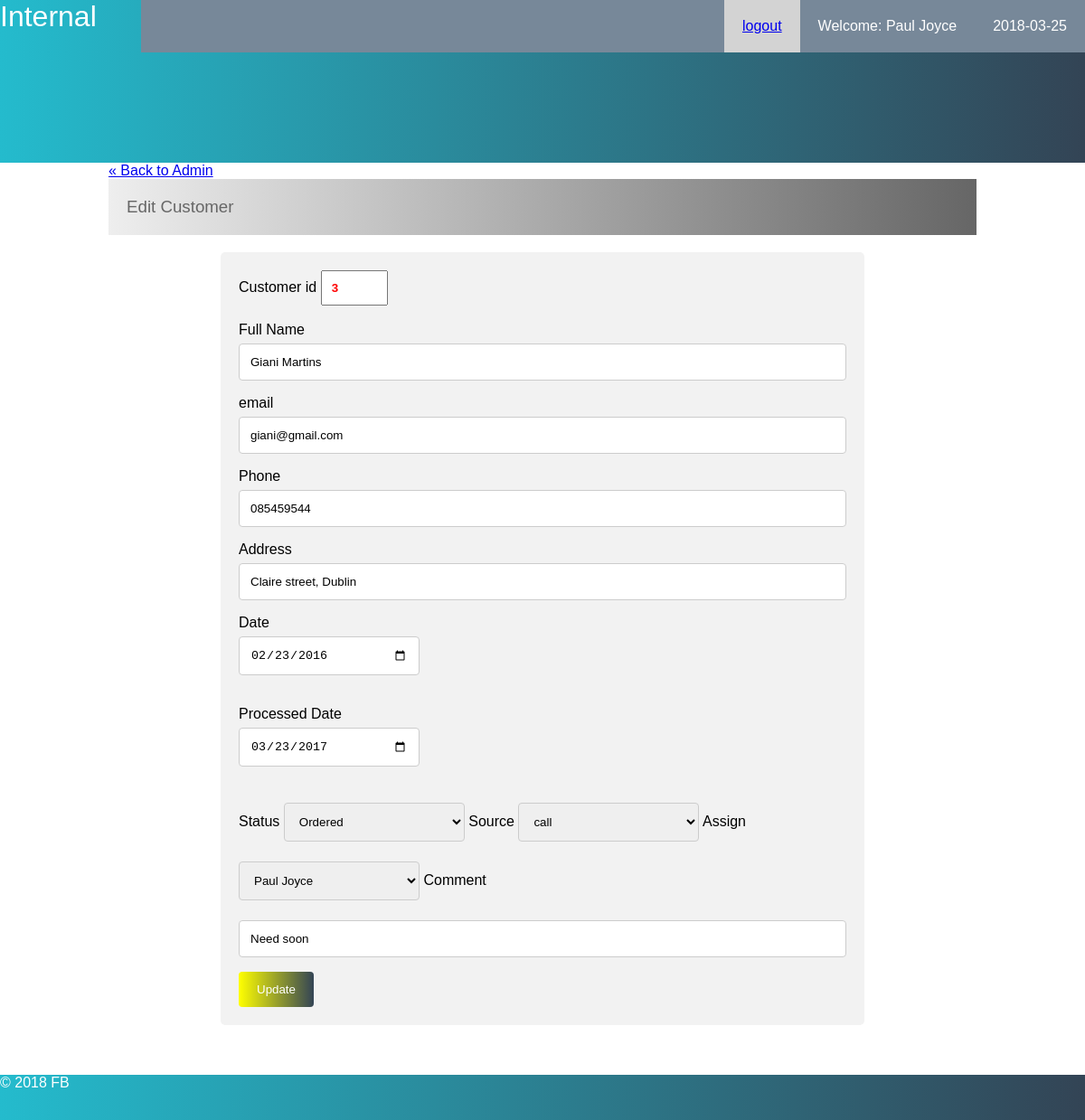
Screenshot of /Fb/public/customers/edit_customer.php?id=3 (signed in) with the database file from the repository.
### tables this page shows
CREATE TABLE `customers` (
  `customer_id` int(11) NOT NULL,
  `full_name` varchar(255) NOT NULL,
  `email` varchar(30) DEFAULT NULL,
  `phone` varchar(30) DEFAULT NULL,
  `address` varchar(255) DEFAULT NULL,
  `contact_date` date DEFAULT NULL,
  `status` tinyint(1) DEFAULT NULL,
  `source` varchar(85) DEFAULT NULL,
  `staff_id` int(11) DEFAULT NULL,
  `comment` varchar(255) DEFAULT NULL,
  `processed_date` date DEFAULT NULL
);

CREATE TABLE `staff` (
  `staff_id` int(6) UNSIGNED NOT NULL,
  `staff_fullname` varchar(30) NOT NULL,
  `staff_Phone` varchar(30) DEFAULT NULL,
  `staff_email` varchar(50) NOT NULL,
  `staff_password` varchar(50) NOT NULL
);

### Fb/private/auth_functions.php (called while the page is built, shortened)
<?php
function admin_logged_in(){
return isset($_SESSION['admin_id']);
}
function staff_logged_in(){
    return isset($_SESSION['staff_id']);
    }
function return_dashboard(){
    if(staff_logged_in()){
        return url_for('/public/staff/index.php');
    }
}
?>

### Fb/private/query_function.php (called while the page is built, shortened)
<?php
function find_assigned($querried_staff_id){
    global $db;
    $sql = "SELECT staff_fullname FROM staff ";
    $sql .= "WHERE staff_id = '". db_escape($db, $querried_staff_id). "'";
    $sql .= "limit 1";
    $staff_result = mysqli_query($db, $sql);
    $value = mysqli_fetch_assoc($staff_result);
    return $value['staff_fullname'];
}
function edit_customer($id){
    global $db;
    $sql = "SELECT * FROM customers WHERE customer_id ='$id'";
    $customer_result = mysqli_query($db, $sql);
    return $customer_result;
}
?>

### Fb/public/customers/edit_customer.php (the view, shortened to what this page needs)
<?php require_once("../../private/initialize.php");?>
<?php
if(!isset($_GET['id'])){
  redirect_to(return_dashboard());
}
else{
  $id = $_GET['id'];
  $customer_set = edit_customer($id);
  while($customer = mysqli_fetch_assoc($customer_set)){
    $full_name = $customer['full_name'];
    $email = $customer['email'];
    $phone = $customer['phone'] ;
    $address = $customer['address'] ;
    $contact_date = $customer['contact_date'] ;
    if ($customer['status'] == 1){
      $status = 'Quoted';
    }
    elseif ($customer['status'] == 0){
      $status = 'Ordered';
    }
    else{
      $status = 'In Process';
    }
    $source = $customer['source'] ;
    $staff_id = $customer['staff_id'] ;
    $comment = $customer['comment'] ;
    $processed_date = $customer['processed_date'];
  }
}
require_once(SHARED_PATH .'/header.php');
?>
<div class = "container">
<div class ="bread-crumb">
<a class="back_link" href="<?php echo return_dashboard(); ?>"> &laquo; Back to Admin</a>
</div>
<div class = "page-heading">
	<h3>Edit Customer </h3>
</div>
<div class="form_container">
  <form action="<?php echo url_for('public/customers/edit_customer.php?id='. h($id)); ?>" method = "post">
    <label for="id">Customer id</label>
    <input type="number" id="id" name="id" style="width:50px;color:red; font-weight: 600; padding: 10px;" value = <?php echo h($id) ?> readonly><br /><br />
     <label for="full_name">Full Name</label>
    <input type="text" id="full_name" name="full_name" value= "<?php echo h($full_name) ?>">
    <label for="email">email</label>
    <input type="text" id="email" name="email" value= "<?php echo  $email ?>">
    <label for="phone">Phone</label>
    <input type="text" id="phone" name="phone" value= "<?php echo $phone ?>">
    <label for="address">Address</label>
    <input type="text" id="address" name="address" value= "<?php echo h($address) ?>">
    <label for="date">Date</label><br />
    <input type="Date" id="date" name="start_date" value="<?php echo h($contact_date) ?>"><br /><br />
    <label for="date">Processed Date</label><br />
    <input type="Date" id="processed_date" name="processed_date" value= "<?php echo $processed_date ?>"><br /><br />
    <label for="status">Status</label>
    <select id="status" name="status">
    	<option><?php echo $status ?></option>
    </select>
    <label for="source">Source</label>
    <select id="source" name="source">
    	<option><?php echo $source ?></option>
    </select>
    <label for="assign">Assign</label>
    <select id="assign" name="assign">
    	<option><?php echo h(find_assigned($staff_id)) ; ?></option>
    </select>
    <label for="comment">Comment</label>
    <input type = "text" id="comment" name="comment" value= "<?php echo h($comment) ;?>">
    <input type="submit" value="Update">
  </form>
</div>
</div>
<link rel="stylesheet" type="text/css" href="<?php echo url_for('public/stylesheets/add_customer_style.css'); ?>">
<?php require_once(SHARED_PATH ."/footer.php");?>

### Fb/public/stylesheets/styles.css (style rules this page uses)
html { height: 100%; width: 100%; }
body { padding-top: 0px !important; font-weight: 100; font-family: sans-serif; width: 100%; margin: 0; padding: 0; }
.container { width: 80%; margin: 0 auto; min-height: 800px; }
.container h3 { margin-top: 0 !important; padding: 20px; color: #666; font-family: sans-serif; font-weight: 400; }
.page-heading { background: linear-gradient(-90deg, #666 0, #eee 100%); }
.form_process_order input[type=text], input[type=Date], select { width: 200px !important; }
.list td input[type=text], select { width: 100%; padding: 12px; border: 1px solid #ccc; border-radius: 2px; box-sizing: border-box; margin-top: 0px; margin-bottom: 10px; resize: vertical; }

### Fb/public/stylesheets/add_customer_style.css (style rules this page uses)
body { font-family: Arial, Helvetica, sans-serif; }
input[type=text], input[type=password], select, textarea { width: 100%; padding: 12px; border: 1px solid #ccc; border-radius: 4px; box-sizing: border-box; margin-top: 6px; margin-bottom: 16px; resize: vertical; }
input[type=Date] { width: 20%; padding: 12px; border: 1px solid #ccc; border-radius: 4px; box-sizing: border-box; margin-top: 6px; margin-bottom: 16px; resize: vertical; }
input[type=submit] { background: linear-gradient(-90deg, #345, yellow); color: white; padding: 12px 20px; border: none; border-radius: 4px; cursor: pointer; }
.form_container { margin: 0 auto; width:70%; border-radius: 5px; background-color: #f2f2f2; padding: 20px; }

### rows the page displays
customers: full_name "Giani Martins", email "giani@gmail.com", phone "085459544", address "Claire street, Dublin", start_date "02/23/2016", processed_date "03/23/2017", status "Ordered", source "call", assign "Paul Joyce", comment "Need soon"

### other values shown
$_SESSION['username'] "Paul Joyce"
